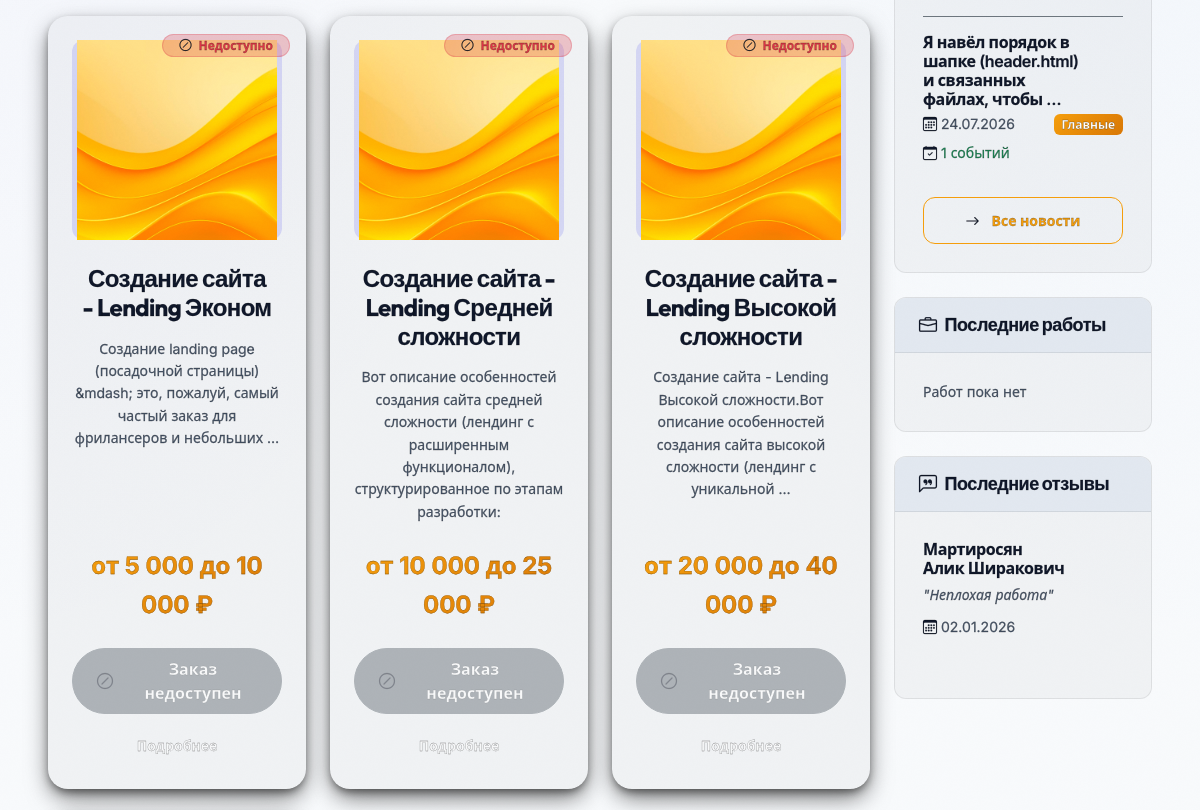
/services/ (middle part), run on an earlier commit of the app's database.
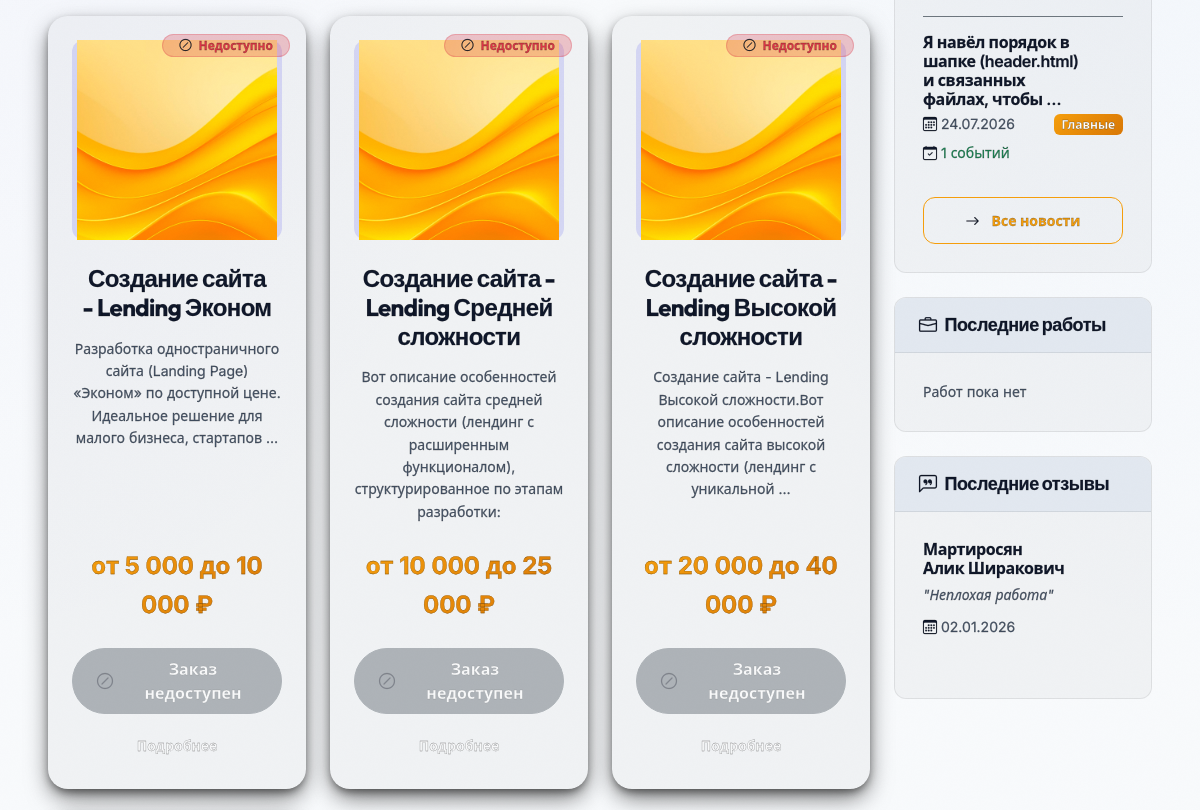
And on a later commit of the database.
### services/models.py (models this page shows, shortened)
class Service(ActiveModel, SEOModel, TimestampModel):
    title = models.CharField(
        max_length=200,
        verbose_name=_("Название услуги"),
        help_text=_("Максимальная длина - 200 символов")
    )
    slug = models.SlugField(
        unique=True,
        verbose_name=_("URL"),
        max_length=200,
        help_text=_("Уникальный идентификатор для URL")
    )
    icon = models.FileField(
        upload_to=RenameUploadTo("services/icons/"),
        verbose_name=_("Иконка (JPG/GIF/PNG/SVG)"),
        blank=True,
        null=True,
        help_text=_("Рекомендуемый размер: 64x64 или 128x128 пикселей")
    )
    short_description = HTMLField(
        verbose_name=_("Краткое описание"),
        blank=True,
        help_text=_("Краткое описание для отображения в списках/карточках")
    )
    description = HTMLField(
        verbose_name=_("Полное описание"),
        default=_("<p>Описание услуги</p>"),
        help_text=_("Подробное описание профиля услуги с использованием форматирования")
    )
    category = models.ForeignKey(
        ServiceCategory,
        on_delete=models.SET_NULL,
        null=True,
        blank=True,
        related_name='services',
        verbose_name=_("Категория")
    )
    old_category_tag = models.CharField(
        max_length=100,
        verbose_name=_("Старый Тег (архив)"),
        blank=True,
        help_text=_("Старое текстовое поле категории")
    )
    technologies = models.ManyToManyField(
        Technology,
        related_name='services',
        verbose_name=_("Стек технологий"),
        blank=True,
        help_text=_("Выберите стек технологий")
    )
    PRICE_TYPE_CHOICES = [
        ('fixed', _('Фиксированная')),
        ('range', _('От и До')),
        ('contact', _('По договоренности')),
    ]
    price_type = models.CharField(
        max_length=10,
        choices=PRICE_TYPE_CHOICES,
        default='fixed',
        verbose_name=_("Тип ценообразования")
    )
    price_fixed = models.DecimalField(
        max_digits=12,
        decimal_places=2,
        null=True,
        blank=True,
        verbose_name=_("Фиксированная цена"),
        help_text=_("Итоговая цена (при фиксированной оплате)")
    )
    price_min = models.DecimalField(
        max_digits=12,
        decimal_places=2,
        null=True,
        blank=True,
        verbose_name=_("Начальная цена (ОТ)"),
        help_text=_("Нижняя граница диапазона")
    )
    price_max = models.DecimalField(
        max_digits=12,
        decimal_places=2,
        null=True,
        blank=True,
        verbose_name=_("Конечная цена (ДО)"),
        help_text=_("Верхняя граница диапазона")
    )
    CURRENCY_CHOICES = [
        ('RUB', _('Рубль (₽)')),
        ('USD', _('Доллар ($)')),
        ('EUR', _('Евро (€)')),
        ('KZT', _('Тенге (₸)')),
    ]
    currency = models.CharField(
        max_length=10,
        choices=CURRENCY_CHOICES,
        default="RUB",
        verbose_name=_("Валюта")
    )
    order = models.PositiveIntegerField(
        default=0,
        verbose_name=_("Индекс сортировки"),
        help_text=_("Чем меньше номер, тем выше запись в каталоге")
    )
    is_popular = models.BooleanField(
        default=False,
        verbose_name=_("Популярная услуга (Хит продаж)"),
        help_text=_("Вывод услуги в спец-блоках с тегом 'популярное'")
    )
    is_available_for_order = models.BooleanField(
        default=True,
        verbose_name=_("Доступно для заказа"),
        help_text=_("Если отключено, вместо кнопки заказа будет выведено сообщение о временной недоступности")
    )
    estimated_time = models.CharField(
        max_length=100,
        blank=True,
        verbose_name=_("Сроки выполнения"),
        help_text=_("Например: '2-3 недели', 'до 5 рабочих дней'")
    )
    views = models.PositiveIntegerField(
        default=0,
        verbose_name=_("Просмотры"),
        editable=False
    )
    related_portfolio = models.ManyToManyField(
        'portfolio.Portfolio',
        blank=True,
        related_name='related_services',
        verbose_name=_("Связанные работы из портфолио"),
        help_text=_("Выберите работы, которые будут отображаться как примеры для этой услуги")
    )
    COMPLEXITY_CHOICES = [
        ('simple', _('Простой')),
        ('medium', _('Средний')),
        ('complex', _('Сложный')),
        ('expert', _('Ультра-кодинг')),
    ]
    complexity_level = models.CharField(
        max_length=50,
        verbose_name=_("Уровень сложности"),
        choices=COMPLEXITY_CHOICES,
        default='medium',
    )
    deliverables = HTMLField(
        verbose_name=_("Что будет в результате"),
        blank=True,
        help_text=_("Результат который отправляется заказчику на руки (файлы, макеты, код)")
    )
    class Meta:
        verbose_name = _("Услуга")
        verbose_name_plural = _("Услуги")
        ordering = ["order", "title"]
        indexes = [
            models.Index(fields=['order', 'is_active'], name='srv_ord_act_idx'),
            models.Index(fields=['is_popular', 'is_active'], name='srv_pop_act_idx'),
            models.Index(fields=['category', 'is_active'], name='srv_cat_act_idx'),
        ]
    @property
    def can_be_ordered(self):
        if not self.is_active:
            return False
        if not self.is_available_for_order:
            return False
        if self.price_type == 'fixed' and (self.price_fixed is None or self.price_fixed <= 0):
            return False
        return True
    def get_price_display(self):
        symbol = CURRENCY_SYMBOLS.get(self.currency, self.currency)
        if self.price_type == 'fixed' and self.price_fixed:
            formatted = f"{self.price_fixed:,.0f}".replace(',', ' ')
            return f"{formatted} {symbol}"
        elif self.price_type == 'range' and self.price_min and self.price_max:
            min_fmt = f"{self.price_min:,.0f}".replace(',', ' ')
            max_fmt = f"{self.price_max:,.0f}".replace(',', ' ')
            return f"от {min_fmt}\nдо {max_fmt} {symbol}"
        elif self.price_type == 'contact':
            return _("Определяется индивидуально")
        return _("Уточняйте у менеджера")

### news/models.py (models this page shows, shortened)
class News(ActiveModel, SEOModel, TimestampModel):
    title = models.CharField(max_length=200, verbose_name="Заголовок")
    slug = models.SlugField(unique=True, verbose_name="URL")
    category = models.ForeignKey(
        NewsCategory, on_delete=models.CASCADE, verbose_name="Категория"
    )
    news_date = models.DateField(
        default=timezone.now,
        verbose_name="Дата новости",
        help_text="Дата, к которой относятся события (год, месяц, день)"
    )
    image = models.ImageField(
        upload_to=RenameUploadTo("news/images/"),
        verbose_name="Изображение",
        blank=True,
        null=True
    )
    content = HTMLField(verbose_name="Контент", default="<p>Контент сайта</p>")
    views = models.IntegerField(default=0, verbose_name="Просмотры")
    class Meta:
        verbose_name = "Новость"
        verbose_name_plural = "Новости"
        ordering = ["-news_date", "-created_at"]
        unique_together = [['category', 'news_date']]

class NewsCategory(ActiveModel, SEOModel, HeaderModel):
    name = models.CharField(max_length=100, verbose_name="Название")
    slug = models.SlugField(unique=True, verbose_name="URL")
    logo = models.ImageField(upload_to=RenameUploadTo("news/categories/"), verbose_name="Логотип")
    description = models.TextField(verbose_name="Описание")
    content = HTMLField(verbose_name="Описание на странице", default="<p>Описание</p>")
    order = models.IntegerField(default=0, verbose_name="Порядок")
    class Meta:
        verbose_name = "Категория новостей"
        verbose_name_plural = "Категории новостей"
        ordering = ["order", "name"]

### reviews/models.py (models this page shows, shortened)
class Review(TimestampModel):
    STATUS_CHOICES = (
        ("pending", "На модерации"),
        ("approved", "Одобрено"),
        ("rejected", "Отклонено"),
    )
    full_name = models.CharField(max_length=200, verbose_name="ФИО")
    phone = models.CharField(max_length=20, verbose_name="Телефон")
    email = models.EmailField(verbose_name="Email")
    content = models.TextField(verbose_name="Текст отзыва")
    status = models.CharField(
        max_length=10, choices=STATUS_CHOICES, default="pending", verbose_name="Статус"
    )
    class Meta:
        verbose_name = "Отзыв"
        verbose_name_plural = "Отзывы"
        ordering = ["-created_at"]

### services/views.py (the view)
# urls.py: path('', views.ServiceListView.as_view(), name='list'),
class ServiceListView(ListView):
    model = Service
    template_name = 'services/list.html'
    context_object_name = 'services'
    paginate_by = 12
    def get_queryset(self):
        queryset = Service.objects.filter(is_active=True).select_related('category').prefetch_related('technologies').order_by('order')
        filters = {
            'category': self.request.GET.get('category'),
            'complexity_level': self.request.GET.get('complexity'),
        }
        active_filters = {k: v for k, v in filters.items() if v}
        if active_filters:
            queryset = queryset.filter(**active_filters)
        tech_param = self.request.GET.get('tech')
        if tech_param:
            if tech_param.isdigit():
                queryset = queryset.filter(technologies__id=tech_param)
            else:
                queryset = queryset.filter(technologies__name__iexact=tech_param)
        sort_param = self.request.GET.get('sort')
        if sort_param == 'price_asc':
            queryset = queryset.order_by('price_min', 'price_fixed', 'order')
        elif sort_param == 'price_desc':
            queryset = queryset.order_by('-price_fixed', '-price_max', 'order')
        elif sort_param == 'views_desc':
            queryset = queryset.order_by('-views', 'order')
        return queryset
    def get_context_data(self, **kwargs):
        context = super().get_context_data(**kwargs)
        context['service_categories'] = (
            ServiceCategory.objects
            .filter(is_active=True)
            .order_by('order')
        )
        context['popular_services'] = Service.objects.filter(
            is_active=True,
            is_popular=True
        ).select_related('category').prefetch_related('technologies').order_by('order')[:6]
        return context

### services/templates/services/list.html (shortened to what this page needs)
{% extends 'base.html' %}
{% load static %}
{% block extra_css %}
<link href="{% static 'services/css/services.css' %}" rel="stylesheet">
{% endblock %}
{% block content %}
<div class="row">
    <div class="col-12">
        <div class="row g-4">
            {% for service in services %}
            <div class="col-lg-4 col-md-6">
                <div class="card-premium p-4 border-0 h-100 d-flex flex-column text-center position-relative {% if not service.can_be_ordered %}opacity-90{% endif %}">
                    {% if not service.can_be_ordered %}
                    <div class="position-absolute top-0 end-0 m-3 z-2">
                        <span class="badge bg-danger bg-opacity-25 text-danger border border-danger border-opacity-25 px-3 py-1 rounded-pill small fw-semibold">
                            <i class="bi bi-slash-circle me-1"></i> Недоступно
                        </span>
                    </div>
                    {% endif %}
                    <div class="service-icon mb-4 d-flex align-items-center justify-content-center mx-auto" style="width: 100%; height: 200px; background: var(--color-primary-alpha); border-radius: var(--radius-md);">
                        {% if service.icon %}
                            <img src="{{ service.icon.url }}" alt="{{ service.title }}" style="width: 100%; height: 200px; object-fit: contain;">
                        {% else %}
                            <div class="text-primary">
                                <i class="bi bi-cpu fs-1"></i>
                            </div>
                        {% endif %}
                    </div>
                    <h3 class="h4 fw-bold mb-3 text-white">{{ service.title }}</h3>
                    <p class="small text-muted mb-4 flex-grow-1" style="line-height: 1.6;">
                        {{ service.short_description|striptags|truncatewords:15 }}
                    </p>
                    <div class="price-tag mb-4 fs-4 text-gradient fw-bold">
                        {{ service.get_price_display }}
                    </div>
                    <div class="d-flex flex-column gap-2 mt-auto">
                        {% if service.can_be_ordered %}
                        <form action="{% url 'cart:cart_add' 'service' service.id %}" method="post" class="w-100">
                            {% csrf_token %}
                            <button type="submit" class="btn btn-primary w-100 rounded-pill shine-effect py-2 fw-medium">
                                <i class="bi bi-cart-plus me-2"></i> В корзину
                            </button>
                        </form>
                        {% else %}
                        <button type="button" class="btn btn-secondary w-100 rounded-pill py-2 opacity-50" disabled style="cursor: not-allowed;">
                            <i class="bi bi-slash-circle me-2"></i> Заказ недоступен
                        </button>
                        {% endif %}
                        <a href="{% url 'services:detail' service.slug %}" class="btn btn-outline-light btn-sm w-100 rounded-pill py-2 mt-1">Подробнее</a>
                    </div>
                </div>
            </div>
            {% endfor %}
        </div>
    </div>
</div>
{% endblock %}

### templates/includes/sidebar/block_news.html (shortened to what this page needs)
<div class="sidebar-card mb-4">
    <div class="card-body">
        {% for latest in latest_news %}
        <div class="mb-3 pb-3 {% if not forloop.last %}border-bottom border-secondary{% endif %}">
            <h6 class="fw-semibold mb-1">
                <a href="{% url 'news:detail' latest.slug %}" class="text-white text-decoration-none hover-primary">
                    {{ latest.title|truncatewords:10 }}
                </a>
            </h6>
            <div class="d-flex justify-content-between align-items-center">
                <small class="text-muted">
                    <i class="bi bi-calendar3 me-1"></i>{{ latest.news_date|date:"d.m.Y" }}
                </small>
                <span class="badge badge-category-name bg-primary">
                    {{ latest.category.name }}
                </span>
            </div>
            {% if latest.events.count > 0 %}
            <div class="mt-1">
                <small class="text-success">
                    <i class="bi bi-calendar-check me-1"></i>{{ latest.events.count }} событий
                </small>
            </div>
            {% endif %}
        </div>
        {% empty %}
        <p class="text-muted mb-0 small">Новости пока не опубликованы</p>
        {% endfor %}
        {% if latest_news %}
        <div class="text-center mt-2">
            <a href="{% url 'news:list' %}" class="btn btn-sm btn-outline-primary w-100">
                <i class="bi bi-arrow-right me-1"></i>Все новости
            </a>
        </div>
        {% endif %}
    </div>
</div>

### templates/includes/sidebar/block_reviews.html
<div class="sidebar-card mb-4">
    <div class="sidebar-header">
        <h5 class="mb-0 text-white"><i class="bi bi-chat-left-quote me-2"></i>Последние отзывы</h5>
    </div>
    <div class="card-body">
        {% for review in latest_reviews %}
        <div class="mb-3 pb-3 {% if not forloop.last %}border-bottom border-secondary{% endif %}">
            <h6 class="fw-semibold mb-1">
                <a href="{% url 'reviews:list' %}" class="text-white text-decoration-none">
                    {{ review.full_name }}
                </a>
            </h6>
            <div class="mb-2">
                <small class="text-muted fst-italic">
                    "{{ review.content|truncatewords:10 }}"
                </small>
            </div>
            <div class="d-flex justify-content-between align-items-center">
                <small class="text-muted">
                    <i class="bi bi-calendar3 me-1"></i>{{ review.created_at|date:"d.m.Y" }}
                </small>
            </div>
        </div>
        {% empty %}
        <p class="text-muted mb-0 small">Отзывов пока нет</p>
        {% endfor %}
    </div>
</div>

What changed in the data, as far as the page shows it:
changed Service "Создание сайта - Lending Эконом": short_description "Создание landing page (посадочной страницы) &mdash; это, пожалуй, самый частый заказ для фрилансеров и небольших …" → "Разработка одностраничного сайта (Landing Page) «Эконом» по доступной цене. Идеальное решение для малого бизнеса, стартапов …"
